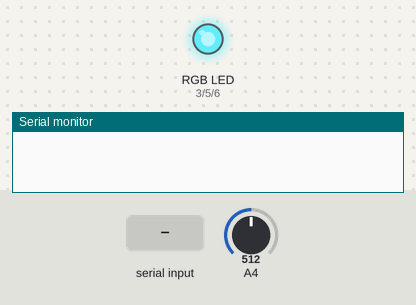
The sketch below on a simulated Arduino Uno, built with avr-gcc and run on an emulated ATmega328P. Parts: an RGB LED mixed from three pins (HIGH = lit), the last lines printed to the serial monitor. The inputs (shaded band) are chosen by the test bench; at power-on: A4 = 512. Pins used as bus, display or sensor lines are not drawn.

Above: at 0.15 s.
At 1.06 s:
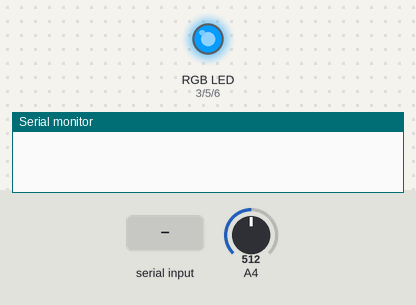
1.3 s: "1" received over Serial
2.9 s: A4 set to 0
4.7 s: A4 set to 18
At 10.7 s:
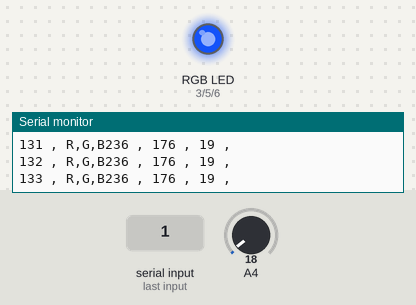
Timing chart, 0 to 16.5 s (numbered marks = the images above; inputs shaded):
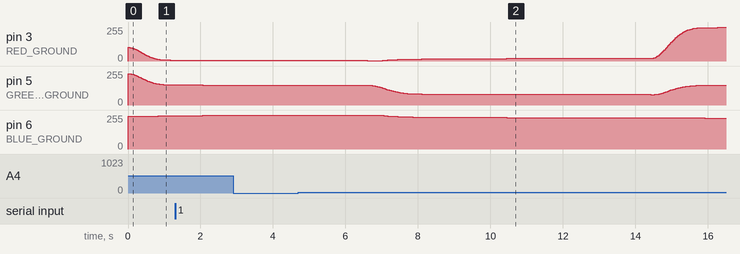

The sketch:

colors.ino
```cpp
#include <math.h>
#include <SoftwareSerial.h>
#define RED_GROUND 3
#define MAIN_POWER 4
#define GREEN_GROUND 5
#define BLUE_GROUND 6

#define MAX_COLORS 8
#define MAX_COLOR_LOOP 8

#define MAIN_DELAY 8
#define HOLD_DELAY 13
#define FADE_DELAY 23

#define DEBUG_PIN 12

int R = 255;

int G = 255;

int B = 255;


//DEFINE RGB STRUCT
struct rgbColors {
  int R;
  int G;
  int B;
};

//SUMMER
/**
 rgbColors WheelColors[MAX_COLOR_LOOP] = {
   {253,3,3},
   {255,128,4},
   {255,223,4},
   {56,255,4},
   {90,214,245},
   {153,75,213},
   {244,168,247},
   {248,229,140}
 };
 **/

//AUTUMN
rgbColors WheelColors[MAX_COLOR_LOOP] = {
  {153, 20, 10},
  {252, 107, 1},
  {235, 177, 20},
  {0, 103, 27},
  {8, 47, 126},
  {48, 10, 78},
  {136, 56, 143},
  {108, 44, 3}
};

int getColor(int sc, int ec, int incr, int total);

void setRGB(int R, int G, int B);

void colorWheel(void);

void setup() {

  Serial.begin(9600);
  pinMode(DEBUG_PIN, INPUT);
  pinMode(RED_GROUND, OUTPUT);
  pinMode(GREEN_GROUND, OUTPUT);
  pinMode(BLUE_GROUND, OUTPUT);
  pinMode(MAIN_POWER, OUTPUT);

  digitalWrite(DEBUG_PIN, HIGH);
  digitalWrite(MAIN_POWER, HIGH);
  digitalWrite(RED_GROUND, LOW);
  digitalWrite(GREEN_GROUND, LOW);
  digitalWrite(BLUE_GROUND, LOW);
}


void loop() {
  colorWheel();
  delay(MAIN_DELAY);
}

void colorWheel(void) {

  int i;

  int total;

  int next_i;

  int R, G, B;

  int max_range;

  int start;

  for (i = 0; i < MAX_COLOR_LOOP; i++) {

    if ( i < (MAX_COLOR_LOOP - 1) ) {
      next_i = (int)(i + 1);
    } else {
      next_i = 0;
    }

    R = WheelColors[i].R;
    G = WheelColors[i].G;
    B = WheelColors[i].B;

    setRGB(R, G, B);

    max_range = 255;

    start = 0;

    while (true) {
      if ( (R == WheelColors[next_i].R) && (G == WheelColors[next_i].G) && (B ==  WheelColors[next_i].B) ) {
        delay(HOLD_DELAY);
        break;
      }
      start++;

      setRGB(R, G, B);

      R = getColor(R, WheelColors[next_i].R, start, max_range);

      G = getColor(G, WheelColors[next_i].G, start, max_range);

      B = getColor(B, WheelColors[next_i].B, start, max_range);

      setRGB(R, G, B);

      double debug = analogRead(DEBUG_PIN);

      if ((Serial.available()>0) && (debug >= 1.0)) {
        Serial.print("R,G,B");
        Serial.print(R);
        Serial.print(" , ");
        Serial.print(G);
        Serial.print(" , ");
        Serial.print(B);
        Serial.println(" , ");
        Serial.print(start);
        Serial.print(" , ");
      }

      delay(FADE_DELAY);
      if ((start == max_range)) {
        start = -254;
        continue;
      }
    }
  }
}

int getColor(int sc, int ec, int incr, int total) {

  int color = (int)sc + (int)(((ec - sc) * incr) / total);

  return color;
}

void setRGB(int R, int G, int B) {

  analogWrite(RED_GROUND, abs(255 - R) );

  analogWrite(GREEN_GROUND, abs(255 - G) );

  analogWrite(BLUE_GROUND, abs(255 - B) );
}
```
